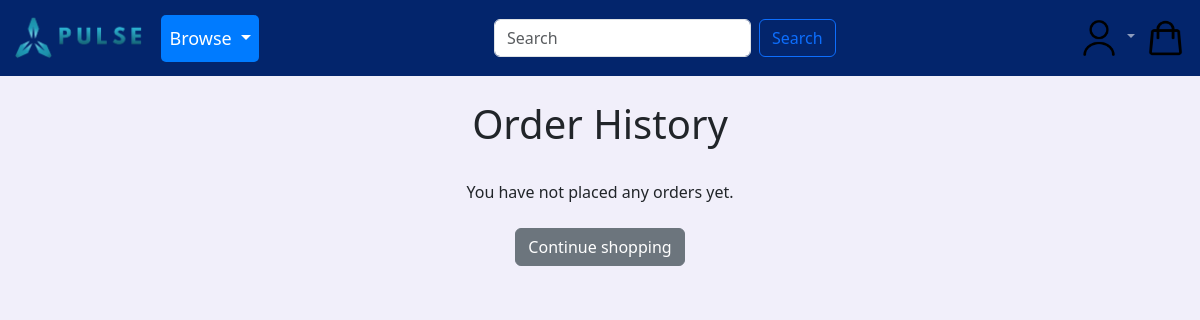
The page /order/history/ (signed in) on the database as committed earlier.
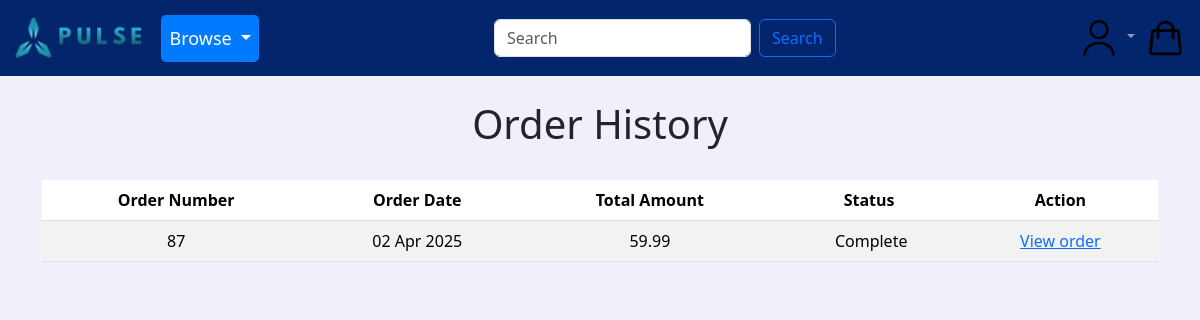
The same page on the database as committed later.
### order/models.py (models this page shows, shortened)
class Order(models.Model):
    token = models.CharField(max_length=250, blank=True)
    total = models.DecimalField(max_digits=10, decimal_places=2,verbose_name='Euro Order Total')
    emailAddress = models.EmailField(max_length=250, blank=True,verbose_name='Email Address')
    created = models.DateTimeField(auto_now_add=True)
    billingName = models.CharField(max_length=250, blank=True)
    billingAddress1 = models.CharField(max_length=250, blank=True)
    billingCity = models.CharField(max_length=250, blank=True)
    billingPostcode = models.CharField(max_length=10, blank=True)
    billingCountry = models.CharField(max_length=200, blank=True)
    shippingName = models.CharField(max_length=250, blank=True)
    shippingAddress1 = models.CharField(max_length=250, blank=True)
    shippingCity = models.CharField(max_length=250, blank=True)
    shippingPostcode = models.CharField(max_length=10, blank=True)
    shippingCountry = models.CharField(max_length=200, blank=True)
    voucher = models.ForeignKey(Voucher,
                                related_name='orders',
                                null=True,
                                blank=True,
                                on_delete=models.SET_NULL)
    discount = models.IntegerField(default = 0,
                                validators=[MinValueValidator(0),
                                MaxValueValidator(100)])
    class Meta:
        db_table = 'Order'
        ordering = ['-created']

### order/views.py (the view)
# urls.py: path('history/', views.orderHistory.as_view(), name='order_history'),
class orderHistory(LoginRequiredMixin, View):
    def get (self, request):
        if request.user.is_authenticated:
            email = request.user.email
            order_details = Order.objects.filter(emailAddress=email)
        return render(request, 'orders_list.html', {'order_details':
order_details})

### cart/context_processors.py (called while the page is built)
def counter(request):
    item_count = 0
    if 'admin' in request.path:
        return {}
    else:
        try:
            cart = Cart.objects.filter(cart_id=_cart_id(request))
            cart_items = CartItem.objects.all().filter(cart=cart[:1])
            for cart_item in cart_items:
                item_count += cart_item.quantity
        except Cart.DoesNotExist:
            item_count = 0
    return {'item_count':item_count}

### cart/views.py (called while the page is built)
def _cart_id(request):
    cart = request.session.session_key
    if not cart:
        cart = request.session.create()
    return cart

### users/context_processors.py (called while the page is built)
def user_groups(request):
    if request.user.is_authenticated:
        return {'is_manager': request.user.groups.filter(name='Manager').exists()}
    return {'is_manager': False}

### order/templates/orders_list.html (shortened to what this page needs)
{% extends "base.html" %}
{% load static %}
{% block content %}
    <div>
        <div class="text-center">
            <br>
            <h1 class="text-center my_title">Order History</h1>
            <br>
            {% if order_details %}
            <table class="table table-striped">
                <thead>
                    <tr>
                        <th>Order Number</th>
                        <th>Order Date</th>
                        <th>Total Amount</th>
                        <th>Status</th>
                        <th>Action</th>
                    </tr>
                </thead>
                <tbody>
                    {% for order in order_details %}
                    <tr>
                        <td>{{ order.id }}</td>
                        <td>{{ order.created|date:"d M Y" }}</td>
                        <td>{{ order.total }}</td>
                        <td>&nbsp;Complete</td>
                        <td><a href="{% url 'order:order_detail' order.id %}">View order</a></td>
                    </tr>
                    {% endfor %}
                </tbody>
            </table>
            {% else %}
            <p>You have not placed any orders yet.<br><br><a href="{% url 'pages:all_products' %}" class="btn btn-secondary">Continue shopping</a></p>
            {% endif %}
        </div>
    </div>
    <br>
    <br>
{% endblock %}

Rows that differ between the two databases and show on the page:
added Order: id "87", created "02 Apr 2025", total "59.99"
Other text that changed with them:
text no longer shown: "You have not placed any orders yet. Continue shopping"
text now shown: "Order Number Order Date Total Amount Status Action"
